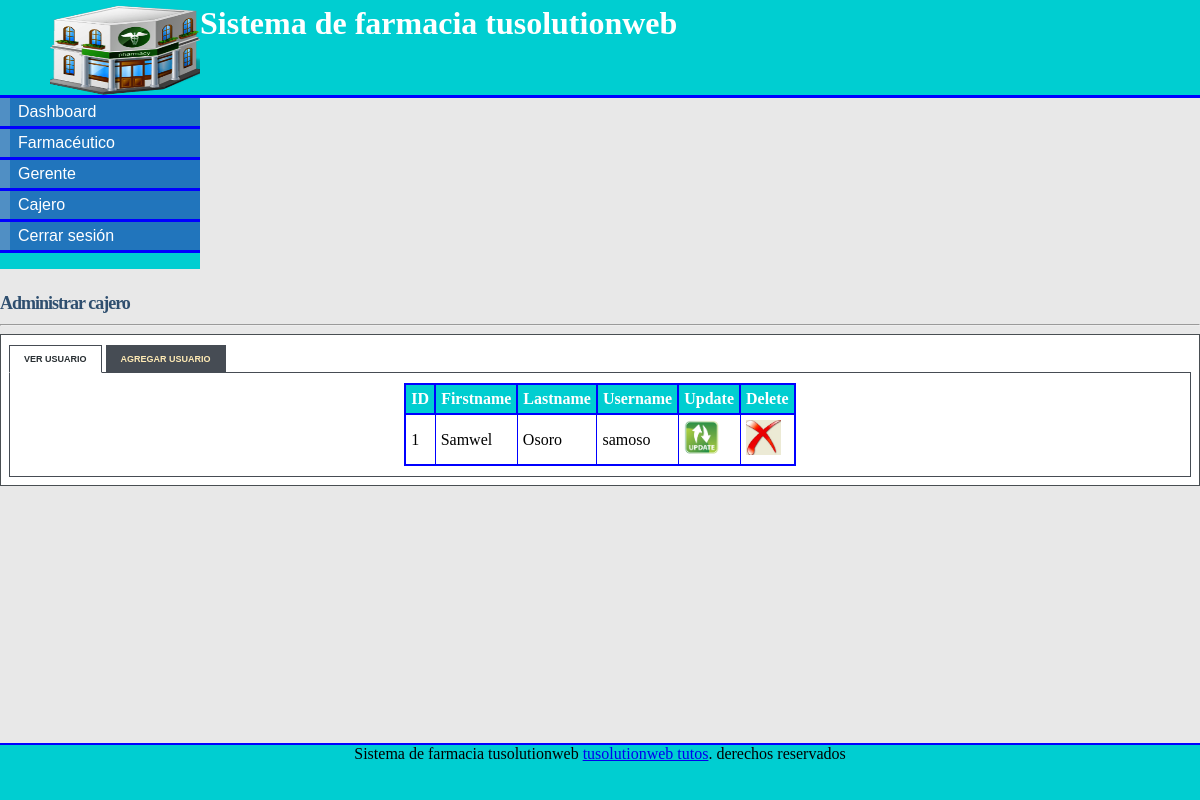
Screenshot of /Pharmacy/admin_manager.php (signed in) with the database file from the repository.
### tables this page shows
CREATE TABLE IF NOT EXISTS `manager` (
  `manager_id` tinyint(5) NOT NULL AUTO_INCREMENT,
  `first_name` varchar(15) NOT NULL,
  `last_name` varchar(15) NOT NULL,
  `staff_id` varchar(10) NOT NULL,
  `postal_address` varchar(20) NOT NULL,
  `phone` varchar(12) NOT NULL,
  `email` varchar(20) NOT NULL,
  `username` varchar(10) NOT NULL,
  `password` varchar(10) NOT NULL,
  `date` datetime NOT NULL,
  PRIMARY KEY (`manager_id`)
);

### Pharmacy/admin_manager.php (the view, shortened to what this page needs)
<!DOCTYPE html>
<html>
<head>
<link rel="stylesheet" type="text/css" href="style/mystyle.css">
<link rel="stylesheet" href="style/style.css" type="text/css" media="screen" />
<link rel="stylesheet" href="style/table.css" type="text/css" media="screen" />
</head>
<body>
<div id="content">
<div id="header">
<h1><a href="#"><img src="images/hd_logo.jpg"></a> Sistema de farmacia tusolutionweb</h1></div>
<div id="left_column">
<div id="button">
<ul>
		<li><a href="admin.php">Dashboard</a></li>
			<li><a href="admin_pharmacist.php">Farmacéutico</a></li>
			<li><a href="admin_manager.php">Gerente</a></li>
			<li><a href="admin_cashier.php">Cajero</a></li>
			<li><a href="logout.php">Cerrar sesión</a></li>
		</ul>
</div>
		</div>
<div id="main">
<div id="tabbed_box" class="tabbed_box">
    <h4>Administrar cajero</h4>
<hr/>
    <div class="tabbed_area">
        <ul class="tabs">
 <li><a href="javascript:tabSwitch('tab_1', 'content_1');" id="tab_1" class="active">Ver usuario</a></li>
            <li><a href="javascript:tabSwitch('tab_2', 'content_2');" id="tab_2">Agregar usuario</a></li>
        </ul>
        <div id="content_1" class="content">
			<?php echo $message;
        $result = mysql_query("SELECT * FROM manager")
                or die(mysql_error());
        echo "<table border='1' cellpadding='5' align='center'>";
        echo "<tr> <th>ID</th><th>Firstname </th> <th>Lastname </th> <th>Username </th><th>Update </th><th>Delete</th></tr>";
        while($row = mysql_fetch_array( $result )) {
                echo "<tr>";
                echo '<td>' . $row['manager_id'] . '</td>';
                echo '<td>' . $row['first_name'] . '</td>';
				echo '<td>' . $row['last_name'] . '</td>';
				echo '<td>' . $row['username'] . '</td>';
				?>
				<td><a href="update_manager.php?username=<?php echo $row['username']?>"><img src="images/update-icon.png" width="35" height="35" border="0" /></a></td>
				<td><a href="delete_manager.php?manager_id=<?php echo $row['manager_id']?>"><img src="images/delete-icon.jpg" width="35" height="35" border="0" /></a></td>
				<?php
		 }
        echo "</table>";
?>
        </div>
    </div>
</div>
</div>
<div id="footer" align="Center">  Sistema de farmacia tusolutionweb <a href="http://www.tusolutionweb.org/">tusolutionweb tutos</a>. derechos reservados</div>
</div>
</body>
</html>

### Pharmacy/style/mystyle.css (style rules this page uses)
body { margin: 0; margin-top: 0px; padding-top: 0px; }
#content { display: flex; flex-direction: column; margin-left: auto; margin-right: auto; background: #E8E8E8; width: auto; height: 100vh; }
#header { width: auto; height: 96px; background: #00CED1; border-bottom: solid 3px blue; }
#header h1 { margin: 0px; padding-top: 5px; margin-left: 50px; color: #fff; }
#header img { float:left; height: 90px; width: 150px; }
#left_column { clear: all; float: left; width: 9rem; height: auto; background: #00CED1; border-right:solid 2px blue; }
#main { clear: all; width: 100%; height: auto; background: #E8E8E8; }
#button { width: 12.5em; padding: 0 0 1em 0; font-family: 'Trebuchet MS', 'Lucida Grande', Verdana, Arial, Sans-serif; background: #00CED1; color: #333; }
#button ul { list-style: none; margin: 0; padding: 0; border: none; }
#button li { border-bottom: 3px solid blue; margin: 0; list-style: none; list-style-image: none; }
#button li a { display: block; padding: 5px 5px 5px 0.5em; border-left: 10px solid #508fc4; border-right: 10px solid #2175bc; background-color: #2175bc; color: #fff; text-decoration: none; width: 100%; }
html>body #button li a { width: auto; }
#footer { width: auto; height: 55px; background: #00CED1; clear: all; border-top: solid 2px blue; }

### Pharmacy/style/style.css (style rules this page uses)
#tabbed_box { height: 100%; }
.tabbed_box h4 { font-size: 18px; color:#2F4F6F; letter-spacing:-1px; margin-bottom:10px; }
.tabbed_area { border: 1px solid #494e52; background-color: #fff; padding: 8px; }
ul.tabs { margin: 0px; padding: 0px; margin-top: 5px; margin-bottom: 6px; }
ul.tabs li { list-style: none; display: inline; }
ul.tabs li a { background-color: #464c54; color: #ffebb5; padding: 8px 14px 8px 14px; text-decoration: none; font-size: 9px; font-family: Verdana, Arial, Helvetica, sans-serif; font-weight: bold; text-transform: uppercase; border: 1px solid #464c54; }
ul.tabs li a.active { background-color: #ffffff; color: #282e32; border: 1px solid #464c54; border-bottom: 1px solid #ffffff; }
.content { background-color: #ffffff; padding: 10px; border: 1px solid #464c54; }

### Pharmacy/style/table.css (style rules this page uses)
table { border-collapse:collapse; }
table,th { border: 2px solid blue; }
th { background-color: #00CED1; color:white; }

### Pharmacy/admin_manager.php (style rules this page uses)
#main { height: 477px; }

### rows the page displays
manager: manager_id "1", first_name "Samwel", last_name "Osoro", username "samoso"
